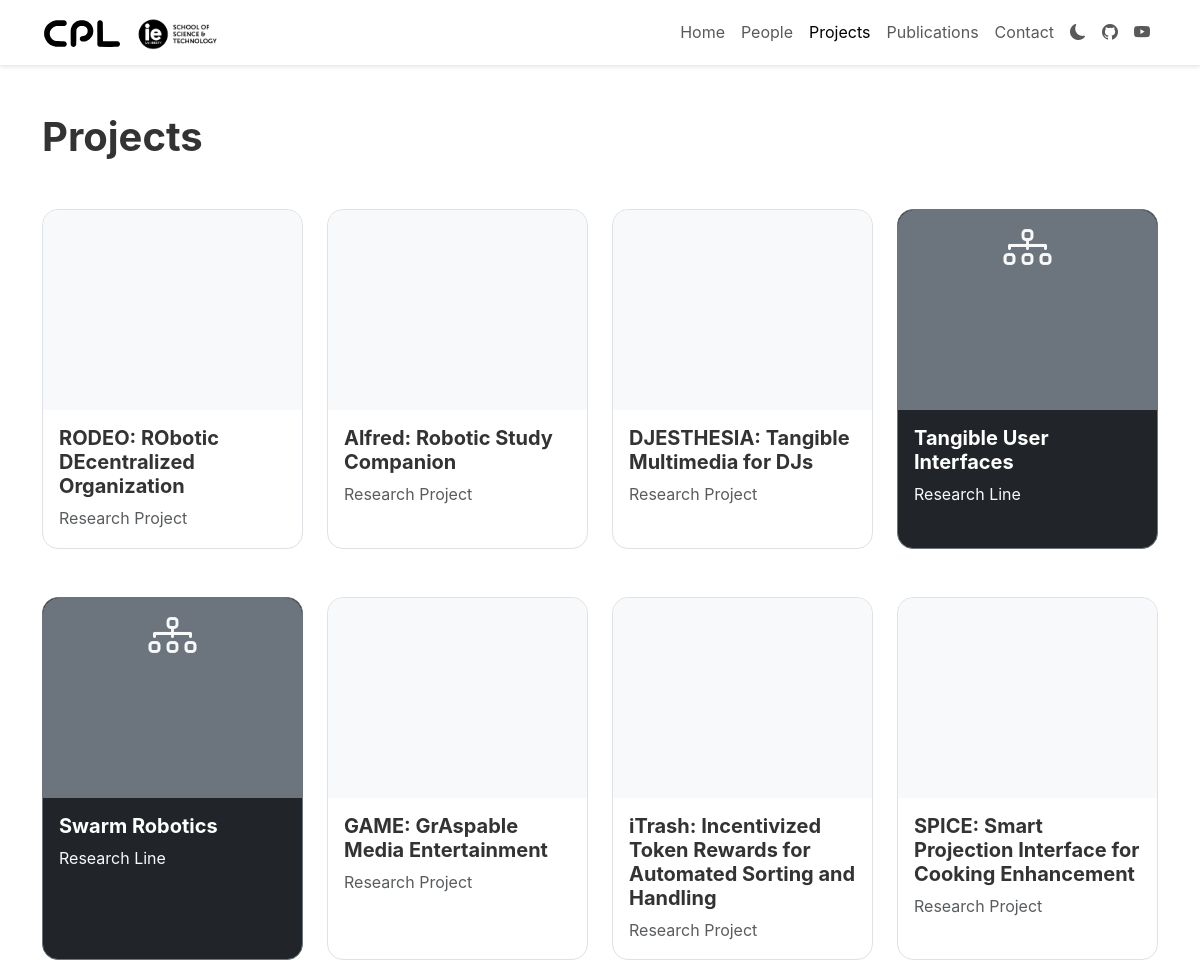
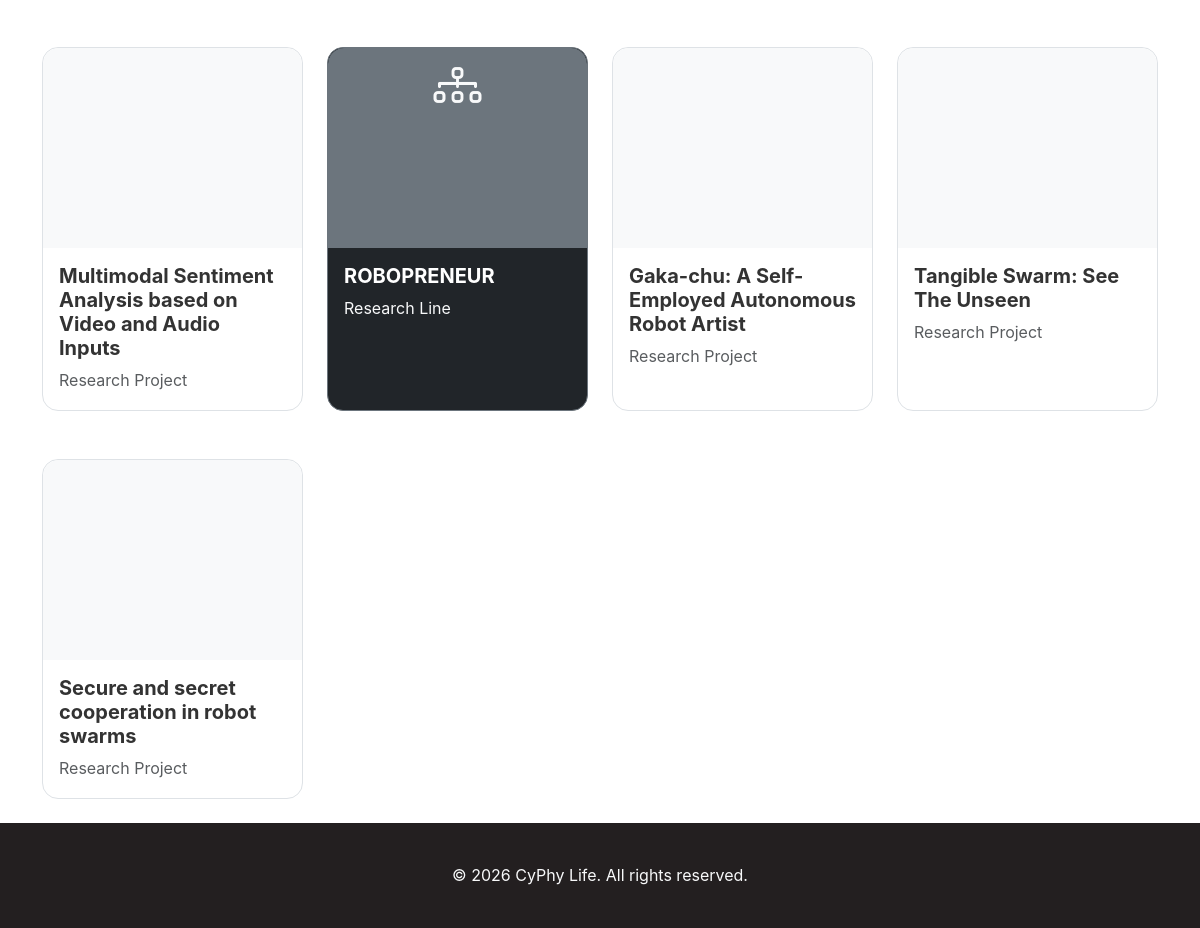
/projects/, run on the app's committed database (2 pictures, top to bottom).
### core/models.py (models this page shows, shortened)
class ResearchProject(models.Model):
    title = models.CharField(max_length=200)
    date = models.DateField(default=timezone.now)
    description = models.TextField()
    content = RichTextField(
        blank=True, help_text="Rich text content with images for the project"
    )
    video_url = models.URLField(
        blank=True, help_text="YouTube video embed URL for the project"
    )
    banner_image = FilerImageField(
        null=True,
        blank=True,
        related_name="project_banners",
        on_delete=models.SET_NULL,
        help_text="Banner image for the project",
    )
    team_members = models.ManyToManyField(
        "TeamMember", blank=True, related_name="projects"
    )
    publications = models.ManyToManyField(
        "Publication", blank=True, related_name="projects"
    )
    slug = models.SlugField(max_length=250, unique=True, blank=True)
    active = models.BooleanField(default=True)
    class Meta:
        ordering = ["-date"]
        verbose_name = "Research Project"
        verbose_name_plural = "Research Projects"

class ResearchLine(models.Model):
    title = models.CharField(max_length=200)
    date = models.DateField(default=timezone.now)
    description = models.TextField()
    content = RichTextField(
        blank=True, help_text="Rich text content with images for the research line"
    )
    video_url = models.URLField(
        blank=True, help_text="YouTube video embed URL for the research line"
    )
    banner_image = FilerImageField(
        null=True,
        blank=True,
        related_name="research_line_banners",
        on_delete=models.SET_NULL,
        help_text="Banner image for the research line",
    )
    slug = models.SlugField(max_length=250, unique=True, blank=True)
    team_members = models.ManyToManyField(
        "TeamMember", blank=True, related_name="research_lines"
    )
    publications = models.ManyToManyField(
        "Publication", blank=True, related_name="research_lines"
    )
    projects = models.ManyToManyField(
        "ResearchProject", blank=True, related_name="research_lines_set"
    )
    active = models.BooleanField(default=True)
    class Meta:
        ordering = ["-date"]
        verbose_name = "Research Line"
        verbose_name_plural = "Research Lines"
    def get_absolute_url(self):
        return reverse("research_line_detail", kwargs={"slug": self.slug})

### core/views.py (the view)
# urls.py: path('projects/', views.projects, name='projects'),
def projects(request):
    all_projects = ResearchProject.objects.filter(active=True)
    research_lines = ResearchLine.objects.filter(active=True)
    combined_items = []
    for project in all_projects:
        combined_items.append({
            'item': project,
            'type': 'project',
            'date': project.date
        })
    for research_line in research_lines:
        combined_items.append({
            'item': research_line,
            'type': 'research_line',
            'date': research_line.date
        })
    combined_items.sort(key=lambda x: x['date'], reverse=True)
    context = {
        'combined_items': combined_items,
    }
    return render(request, 'core/projects.html', context)

### core/context_processors.py (called while the page is built)
def social_media_links(request):
    try:
        social_media = SocialMedia.objects.first()
    except SocialMedia.DoesNotExist:
        social_media = None
    return {'social_media': social_media}

### core/models.py (called while the page is built)
    def has_any_links(self):
        return bool(self.github or self.youtube)

### templates/core/projects.html (shortened to what this page needs)
{% extends 'base.html' %}
{% load static %}
{% block content %}
<div class="container mt-5">
<h1 class="mb-5">Projects</h1>
<div class="row g-4">
    {% for item_data in combined_items %}
        {% if item_data.type == 'research_line' %}
            <div class="col-md-3 mb-4">
                <div class="project-card bg-dark text-white border border-secondary rounded-4 h-100">
                    <div class="project-image">
                        {% if item_data.item.banner_image %}
                        <img src="{{ item_data.item.banner_image.url }}" alt="{{ item_data.item.title }}" class="rounded-top-4 w-100" style="height: 200px; object-fit: cover;">
                        {% elif item_data.item.image %}
                        <img src="{{ item_data.item.image.url }}" alt="{{ item_data.item.title }}" class="rounded-top-4 w-100" style="height: 200px; object-fit: cover;">
                        {% else %}
                        <div class="bg-secondary text-center rounded-top-4" style="height: 200px;">
                            <i class="bi bi-diagram-3 pt-5 text-light" style="font-size: 3rem;"></i>
                        </div>
                        {% endif %}
                    </div>
                    <div class="p-3 d-flex flex-column bg-dark">
                        <h5 class="fw-bold mb-2 text-white">{{ item_data.item.title }}</h5>
                        <p class="text-light mb-0">Research Line</p>
                    </div>
                    <a href="{{ item_data.item.get_absolute_url }}" class="stretched-link"></a>
                </div>
            </div>
        {% elif item_data.type == 'project' %}
            <div class="col-md-3 mb-4 project-item">
                <div class="project-card border rounded-4 h-100">
                    <div class="project-image">
                        {% if item_data.item.banner_image %}
                        <img src="{{ item_data.item.banner_image.url }}" alt="{{ item_data.item.title }}" class="rounded-top-4 w-100" style="height: 200px; object-fit: cover;">
                        {% elif item_data.item.image %}
                        <img src="{{ item_data.item.image.url }}" alt="{{ item_data.item.title }}" class="rounded-top-4 w-100" style="height: 200px; object-fit: cover;">
                        {% else %}
                        <div class="bg-light text-center rounded-top-4" style="height: 200px;">
                        </div>
                        {% endif %}
                    </div>
                    <div class="p-3 d-flex flex-column">
                        <h5 class="fw-bold mb-2">{{ item_data.item.title }}</h5>
                        <p class="text-muted mb-0">Research Project</p>
                    </div>
                    <a href="{% url 'project_detail' item_data.item.slug %}" class="stretched-link"></a>
                </div>
            </div>
        {% endif %}
    {% endfor %}
</div>
</div>
{% endblock %}

### static/css/style.css (style rules this page uses)
body { font-family: "Helvetica Light", Inter, Helvetica, sans-serif; color: #333; line-height: 1.6; min-height: 100vh; }
h1, h2, h3, h4, h5, h6 { font-weight: 700; margin-bottom: 1rem; }
.project-card { position: relative; transition: transform 0.3s ease, box-shadow 0.3s ease; overflow: hidden; display: flex; flex-direction: column; border-radius: 0.75rem; }
.project-card .stretched-link { position: absolute; top: 0; right: 0; bottom: 0; left: 0; z-index: 1; text-decoration: none; }
.project-image { overflow: hidden; }

### data on the page
ResearchProject: item "RODEO: RObotic DEcentralized Organization"
ResearchProject: item "Alfred: Robotic Study Companion"
ResearchProject: item "DJESTHESIA: Tangible Multimedia for DJs"
ResearchLine: item "Tangible User Interfaces"
ResearchLine: item "Swarm Robotics"
ResearchProject: item "GAME: GrAspable Media Entertainment"
ResearchProject: item "iTrash: Incentivized Token Rewards for Automated Sorting and Handling"
ResearchProject: item "SPICE: Smart Projection Interface for Cooking Enhancement"
ResearchProject: item "Multimodal Sentiment Analysis based on Video and Audio Inputs"
ResearchLine: item "ROBOPRENEUR"
ResearchProject: item "Gaka-chu: A Self-Employed Autonomous Robot Artist"
ResearchProject: item "Tangible Swarm: See The Unseen"
ResearchProject: item "Secure and secret cooperation in robot swarms"
